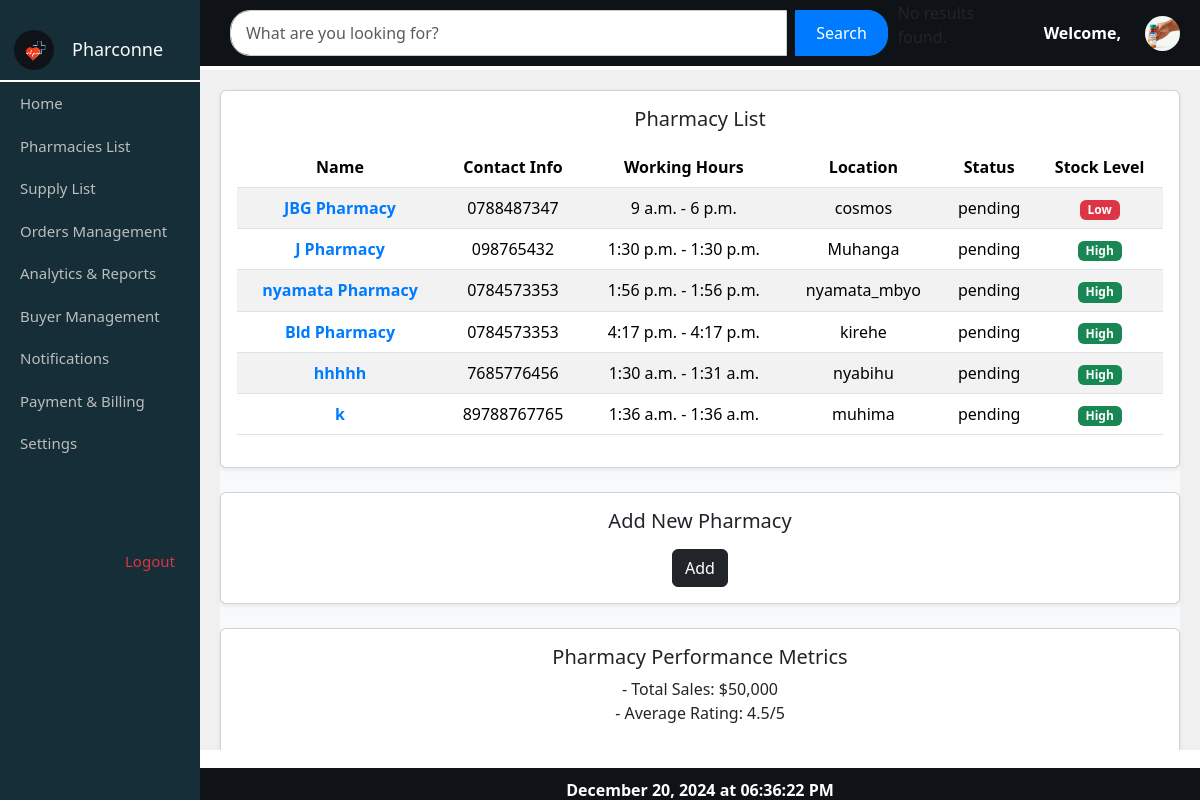
/pharmacy_list/, run on the app's committed database.
### myapp/models.py (models this page shows, shortened)
class Pharmacy(models.Model):
    user = models.OneToOneField(User, on_delete=models.CASCADE, null=True, blank=True)
    P_id = models.IntegerField(primary_key=True)
    P_name = models.CharField(max_length=100)
    contact_info = models.CharField(max_length=13)
    location = models.CharField(max_length=100, default='Unknown Location')
    start_time = models.TimeField(default=default_start_time)
    end_time = models.TimeField(default=default_end_time)
    status = models.CharField(max_length=20, default='pending')
    stock_level = models.CharField(max_length=100, default='high')
    password = models.CharField(max_length=100, blank=True, null=True)

### myapp/views.py (the view)
# urls.py: path('pharmacy_list/', views.pharmacy_list, name='pharmacy_list'),
def pharmacy_list(request):
    data = Pharmacy.objects.all()
    return render(request, 'myapp/pharmacy_list.html', {'data': data})

### myapp/templates/myapp/pharmacy_list.html (shortened to what this page needs)
{% load static %}
<!DOCTYPE html>
<html lang="en">
<head>
  <link href="https://cdn.jsdelivr.net/npm/bootstrap@5.3.2/dist/css/bootstrap.min.css" rel="stylesheet">
  <link rel="stylesheet" href="{% static 'myapp/css/pharmacy_list.css' %}">
</head>
<body>
    <div class="sidebar">
        <div class="pharconne">
            <img src="{% static 'images/log22.png' %}" alt="pharconne logo" class="logo-img ms-1">
            <h4 class="text-light" style="margin-left: 1em;">Pharconne</h4>
        </div>
        <nav>
            <a href="/supplierd/">Home</a>
            <a href="/pharmacy_list/">Pharmacies List</a>
            <a href="/supply_list/">Supply List</a>
            <a href="/orderdash/">Orders Management</a>
            <a href="/report/">Analytics & Reports</a>
            <a href="#">Buyer Management</a>
            <div class="d-inline-block">
                <a href="{% url 'notification' %}" class="position-relative text-decoration-none">
                    Notifications
                </a>
            </div>
            <a href="#">Payment & Billing</a>
            <a href="#">Settings</a>
        </nav>
         <a href="{% url 'index'%}" class="logout text-danger" style="margin-top: 5em; margin-left: 7em;">Logout</a>
    </div>
    <div class="topbar py-0 d-flex align-items-center justify-content-between">
<div class="input-group w-75">
    <form method="GET" action="{% url 'pharmacy_list' %}" class="d-flex w-100">
        <input
            type="text"
            name="search"
            class="form-control me-2"
            value="{{ search_query }}"
            placeholder="What are you looking for?"
        />
        <button class="btn btn-primary" type="submit">Search</button>
    </form>
</div>
{% if results %}
    <ul>
        {% for result in results %}
            <li>{{ result.name }} - {{ result.description }}</li>
        {% endfor %}
    </ul>
{% else %}
    <p>No results found.</p>
{% endif %}
    <div class="d-flex align-items-center position-relative profile-container">
        <span
    class="me-2"
    style="color: #fff; font-weight: bold; margin-left: 1.5em;"
    data-bs-toggle="tooltip"
    data-bs-placement="top"
    title="Click to view and edit your profile">
    Welcome, {{ request.session.user_name }}
</span>
        <a href="#" id="profile-link">
            <img src="{% static 'images/new5.png' %}" alt="Profile" class="profile-img ms-3" />
        </a>
    </div>
    </div>
    {% block content %}
    <div class="content-container">
        <div class="message-container">
            <div class="card shadow-sm mb-4">
                <div class="card-body">
                    <h5 class="card-title mb-3">Pharmacy List</h5>
                    <table class="table table-striped">
                        <thead>
                            <tr>
                                <th>Name</th>
                                <th>Contact Info</th>
                                <th>Working Hours</th>
                                <th>Location</th>
                                <th>Status</th>
                                <th>Stock Level</th>
                            </tr>
                        </thead>
                        <tbody>
                            {% for pharmacy in data %}
                            <tr>
                                <td style="color: #007bff; font-weight: bold;">{{ pharmacy.P_name }}</td>
                                <td>{{ pharmacy.contact_info }}</td>
                                <td>{{ pharmacy.start_time }} - {{ pharmacy.end_time }}</td>
                                <td>{{ pharmacy.location }}</td>
                                <td>{{ pharmacy.status }}</td>
                                <td>
                                    {% if pharmacy.stock_level == 'high' %}
                                        <span class="badge bg-success">High</span>
                                    {% elif pharmacy.stock_level == 'medium' %}
                                        <span class="badge bg-warning">Medium</span>
                                    {% else %}
                                        <span class="badge bg-danger">Low</span>
                                    {% endif %}
                                </td>
                            </tr>
                            {% empty %}
                            <tr>
                                <td colspan="6" class="text-center">No pharmacies found.</td>
                            </tr>
                            {% endfor %}
                        </tbody>
                    </table>
                </div>
            </div>
            <div class="card shadow-sm mb-4">
                <div class="card-body">
                    <h5 class="card-title mb-3">Add New Pharmacy</h5>
                    <a href="/add_member/" class="btn btn-dark">Add</a>
                </div>
            </div>
            <div class="card shadow-sm">
                <div class="card-body">
                    <h5 class="card-title">Pharmacy Performance Metrics</h5>
                    <ul class="list-unstyled">
                        <li>- Total Sales: $50,000</li>
                        <li>- Average Rating: 4.5/5</li>
                    </ul>
                </div>
            </div>
        </div>
    </div>
    {% endblock content %}
    <footer class="footer">
        <span style="color: #fff;" id="current-datetime"></span>
    </footer>
</body>
</html>

### myapp/static/myapp/css/pharmacy_list.css (style rules this page uses)
body { margin: 0; padding: 0; overflow: hidden; }
.sidebar { position: fixed; top: 0; left: 0; bottom: 0; width: 16.666%; background-color: #152E38; padding-top: 20px; overflow-y: auto; }
.pharconne { display: flex; align-items: center; border-bottom: 2px solid #fff; padding: 10px; }
.logo-img { width: 40px; height: 40px; border-radius: 50%; }
h4 { margin: 0; font-size: 18px; }
.sidebar a { color: #bdbdbd; text-decoration: none; display: block; padding: 10px 20px; font-size: 15px; }
.topbar { position: fixed; top: 0; left: 16.666%; right: 0; background-color: #0F1217; padding: 15px 20px; z-index: 1000; display: flex; justify-content: space-between; align-items: center; }
.profile-container { position: relative; }
.profile-img { width: 35px; height: 35px; border-radius: 50%; cursor: pointer; }
.content-container { position: absolute; top: 70px; left: 16.666%; right: 0; bottom: 50px; overflow-y: auto; padding: 20px; background-color: #f0f0f0; }
.message-container { text-align: center; background-color: #f8f9fa; background-size: cover; border-radius: 10px; min-height: 300px; }
.footer { position: fixed; bottom: 0; left: 16.666%; right: 0; background-color: #0F1217; text-align: center; padding: 10px 0; color: white; font-weight: bold; z-index: 1000; height: 2em; }
.input-group { max-width: 100%; margin: 0 auto; padding: 10px; display: flex; align-items: center; justify-content: space-between; }
.input-group .form-control { border-radius: 20px 0 0 20px; border: 1px solid #ccc; padding: 10px 15px; font-size: 16px; transition: border-color 0.3s ease; }
.input-group .btn { border-radius: 0 20px 20px 0; padding: 10px 20px; font-size: 16px; background-color: #007bff; color: #fff; border: 1px solid #007bff; transition: background-color 0.3s ease, border-color 0.3s ease; }

### data on the page
Pharmacy: P_name "JBG Pharmacy", contact_info "0788487347", start_time "9 a.m.", end_time "6 p.m.", location "cosmos", status "pending", stock_level "Low"
Pharmacy: P_name "J Pharmacy", contact_info "098765432", start_time "1:30 p.m.", end_time "1:30 p.m.", location "Muhanga", status "pending", stock_level "High"
Pharmacy: P_name "nyamata Pharmacy", contact_info "0784573353", start_time "1:56 p.m.", end_time "1:56 p.m.", location "nyamata_mbyo", status "pending", stock_level "High"
Pharmacy: P_name "Bld Pharmacy", contact_info "0784573353", start_time "4:17 p.m.", end_time "4:17 p.m.", location "kirehe", status "pending", stock_level "High"
Pharmacy: P_name "hhhhh", contact_info "7685776456", start_time "1:30 a.m.", end_time "1:31 a.m.", location "nyabihu", status "pending", stock_level "High"
Pharmacy: P_name "k", contact_info "89788767765", start_time "1:36 a.m.", end_time "1:36 a.m.", location "muhima", status "pending", stock_level "High"
